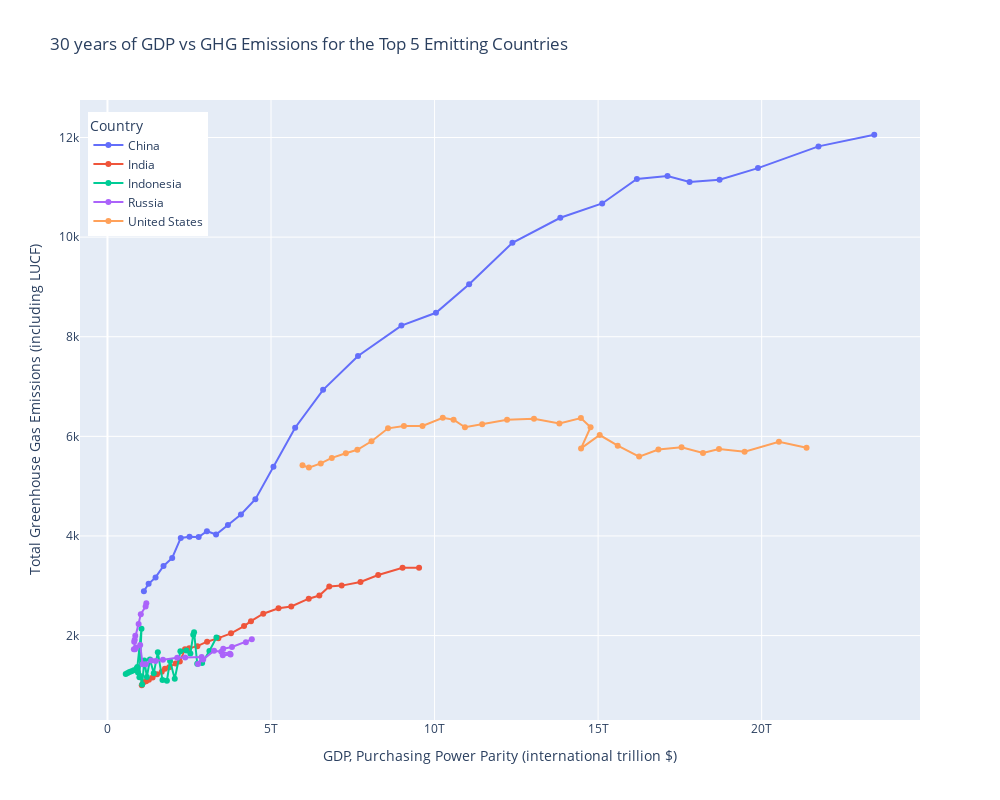

The code cell stored with this chart in its notebook:
### Code cell
fig = px.line(
    # Just show the top 5 in this plot
    plot_df[plot_df['country'].isin(ghg_top_5["country"])],
    x="gdp",
    y="ghg",
    hover_data=["gdp", "ghg", "country", "year"],
    color="country",
    markers=True,
    title="30 years of GDP vs GHG Emissions for the Top 5 Emitting Countries",
    labels={
        "gdp": "GDP, Purchasing Power Parity (international trillion $)",
        "ghg": "Total Greenhouse Gas Emissions (including LUCF)",
        "country": "Country",
    },
    width=1000,
    height=800,
)

fig.update_layout(legend={"yanchor": "top", "y": 0.98, "xanchor": "left", "x": 0.01})

fig.show()

### Figure 1 — Plotly figure (JSON) as saved in the notebook; plotly's stock layout.template omitted (floating-point values rounded to 4 significant figures)
{"data": [{"customdata": [["China", "1990"], ["China", "1991"], ["China", "1992"], ["China", "1993"], ["China", "1994"], ["China", "1995"], ["China", "1996"], ["China", "1997"], ["China", "1998"], ["China", "1999"], ["China", "2000"], ["China", "2001"], ["China", "2002"], ["China", "2003"], ["China", "2004"], ["China", "2005"], ["China", "2006"], ["China", "2007"], ["China", "2008"], ["China", "2009"], ["China", "2010"], ["China", "2011"], ["China", "2012"], ["China", "2013"], ["China", "2014"], ["China", "2015"], ["China", "2016"], ["China", "2017"], ["China", "2018"], ["China", "2019"]], "hovertemplate": "Country=%{customdata[0]}<br>GDP, Purchasing Power Parity (international trillion $)=%{x}<br>Total Greenhouse Gas Emissions (including LUCF)=%{y}<br>year=%{customdata[1]}<extra></extra>", "legendgroup": "China", "line": {"color": "#636efa", "dash": "solid"}, "marker": {"symbol": "circle"}, "mode": "lines+markers", "name": "China", "orientation": "v", "showlegend": true, "type": "scatter", "x": [1114000000000.0, 1258000000000.0, 1470000000000.0, 1714000000000.0, 1979000000000.0, 2242000000000.0, 2509000000000.0, 2788000000000.0, 3041000000000.0, 3320000000000.0, 3683000000000.0, 4080000000000.0, 4522000000000.0, 5075000000000.0, 5738000000000.0, 6592000000000.0, 7660000000000.0, 8987000000000.0, 10040000000000.0, 11060000000000.0, 12380164949406, 13840000000000.0, 15120000000000.0, 16190000000000.0, 17120000000000.0, 17800000000000.0, 18710000000000.0, 19890000000000.0, 21736535504587, 23440000000000.0], "xaxis": "x", "y": [2892.0, 3039.0, 3168.0, 3398.0, 3557.0, 3961.0, 3982.0, 3978.0, 4096.0, 4029.0, 4221.0, 4430.0, 4737.0, 5387.0, 6173.0, 6935.0, 7614.0, 8224.0, 8480.0, 9055.0, 9887.0, 10390.0, 10680.0, 11170.0, 11230.0, 11110.0, 11150.0, 11390.0, 11820.0, 12060.0], "yaxis": "y"}, {"customdata": [["India", "1990"], ["India", "1991"], ["India", "1992"], ["India", "1993"], ["India", "1994"], ["India", "1995"], ["India", "1996"], ["India", "1997"], ["India", "1998"], ["India", "1999"], ["India", "2000"], ["India", "2001"], ["India", "2002"], ["India", "2003"], ["India", "2004"], ["India", "2005"], ["India", "2006"], ["India", "2007"], ["India", "2008"], ["India", "2009"], ["India", "2010"], ["India", "2011"], ["India", "2012"], ["India", "2013"], ["India", "2014"], ["India", "2015"], ["India", "2016"], ["India", "2017"], ["India", "2018"], ["India", "2019"]], "hovertemplate": "Country=%{customdata[0]}<br>GDP, Purchasing Power Parity (international trillion $)=%{x}<br>Total Greenhouse Gas Emissions (including LUCF)=%{y}<br>year=%{customdata[1]}<extra></extra>", "legendgroup": "India", "line": {"color": "#EF553B", "dash": "solid"}, "marker": {"symbol": "circle"}, "mode": "lines+markers", "name": "India", "orientation": "v", "showlegend": true, "type": "scatter", "x": [1048000000000.0, 1095000000000.0, 1182000000000.0, 1267000000000.0, 1380000000000.0, 1516000000000.0, 1660000000000.0, 1757000000000.0, 1887000000000.0, 2083000000000.0, 2212000000000.0, 2371000000000.0, 2499000000000.0, 2749000000000.0, 3046000000000.0, 3391000000000.0, 3777000000000.0, 4176000000000.0, 4388000000000.0, 4763000000000.0, 5230000000000.0, 5618000000000.0, 6153000000000.0, 6478000000000.0, 6781000000000.0, 7160000000000.0, 7735000000000.0, 8277000000000.0, 9022000000000.0, 9526000000000.0], "xaxis": "x", "y": [1003.0, 1056.0, 1081.0, 1114.0, 1158.0, 1224.0, 1273.0, 1332.0, 1362.0, 1440.0, 1478.0, 1726.0, 1744.0, 1788.0, 1877.0, 1948.0, 2045.0, 2191.0, 2289.0, 2439.0, 2547.0, 2585.0, 2740.0, 2804.0, 2985.0, 3003.0, 3076.0, 3215.0, 3361.0, 3364.0], "yaxis": "y"}, {"customdata": [["Indonesia", "1990"], ["Indonesia", "1991"], ["Indonesia", "1992"], ["Indonesia", "1993"], ["Indonesia", "1994"], ["Indonesia", "1995"], ["Indonesia", "1996"], ["Indonesia", "1997"], ["Indonesia", "1998"], ["Indonesia", "1999"], ["Indonesia", "2000"], ["Indonesia", "2001"], ["Indonesia", "2002"], ["Indonesia", "2003"], ["Indonesia", "2004"], ["Indonesia", "2005"], ["Indonesia", "2006"], ["Indonesia", "2007"], ["Indonesia", "2008"], ["Indonesia", "2009"], ["Indonesia", "2010"], ["Indonesia", "2011"], ["Indonesia", "2012"], ["Indonesia", "2013"], ["Indonesia", "2014"], ["Indonesia", "2015"], ["Indonesia", "2016"], ["Indonesia", "2017"], ["Indonesia", "2018"], ["Indonesia", "2019"]], "hovertemplate": "Country=%{customdata[0]}<br>GDP, Purchasing Power Parity (international trillion $)=%{x}<br>Total Greenhouse Gas Emissions (including LUCF)=%{y}<br>year=%{customdata[1]}<extra></extra>", "legendgroup": "Indonesia", "line": {"color": "#00cc96", "dash": "solid"}, "marker": {"symbol": "circle"}, "mode": "lines+markers", "name": "Indonesia", "orientation": "v", "showlegend": true, "type": "scatter", "x": [559200000000.0, 617300000000.0, 672400000000.0, 733100000000.0, 805200000000.0, 889600000000.0, 976700000000.0, 1040000000000.0, 913900000000.0, 934100000000.0, 1002000000000.0, 1062000000000.0, 1127000000000.0, 1204000000000.0, 1299000000000.0, 1416000000000.0, 1540000000000.0, 1682000000000.0, 1817000000000.0, 1914000000000.0, 2057000000000.0, 2230000000000.0, 2413000000000.0, 2535000000000.0, 2622000000000.0, 2648000000000.0, 2745000000000.0, 2894000000000.0, 3117000000000.0, 3332000000000.0], "xaxis": "x", "y": [1227.0, 1246.0, 1267.0, 1282.0, 1303.0, 1339.0, 1164.0, 2135.0, 1367.0, 1259.0, 1190.0, 1018.0, 1501.0, 1168, 1518.0, 1245.0, 1664.0, 1107.0, 1094.0, 1487.0, 1132.0, 1683.0, 1702.0, 1638.0, 2016.0, 2068.0, 1434.0, 1447.0, 1692.0, 1960.0], "yaxis": "y"}, {"customdata": [["Russia", "1990"], ["Russia", "1991"], ["Russia", "1992"], ["Russia", "1993"], ["Russia", "1994"], ["Russia", "1995"], ["Russia", "1996"], ["Russia", "1997"], ["Russia", "1998"], ["Russia", "1999"], ["Russia", "2000"], ["Russia", "2001"], ["Russia", "2002"], ["Russia", "2003"], ["Russia", "2004"], ["Russia", "2005"], ["Russia", "2006"], ["Russia", "2007"], ["Russia", "2008"], ["Russia", "2009"], ["Russia", "2010"], ["Russia", "2011"], ["Russia", "2012"], ["Russia", "2013"], ["Russia", "2014"], ["Russia", "2015"], ["Russia", "2016"], ["Russia", "2017"], ["Russia", "2018"], ["Russia", "2019"]], "hovertemplate": "Country=%{customdata[0]}<br>GDP, Purchasing Power Parity (international trillion $)=%{x}<br>Total Greenhouse Gas Emissions (including LUCF)=%{y}<br>year=%{customdata[1]}<extra></extra>", "legendgroup": "Russia", "line": {"color": "#ab63fa", "dash": "solid"}, "marker": {"symbol": "circle"}, "mode": "lines+markers", "name": "Russia", "orientation": "v", "showlegend": true, "type": "scatter", "x": [1188000000000.0, 1166000000000.0, 1019000000000.0, 953000000000.0, 851000000000.0, 832900000000.0, 817500000000.0, 843100000000.0, 807000000000.0, 870700000000.0, 1001000000000.0, 1075000000000.0, 1168000000000.0, 1339000000000.0, 1473000000000.0, 1697000000000.0, 2133000000000.0, 2377000000000.0, 2878000000000.0, 2769000000000.0, 2927000000000.0, 3259000000000.0, 3480000000000.0, 3742000000000.0, 3764000000000.0, 3526000000000.0, 3539000000000.0, 3807000000000.0, 4232000000000.0, 4413000000000.0], "xaxis": "x", "y": [2648.0, 2585.0, 2428.0, 2234.0, 1996.0, 1918.0, 1875.0, 1723.0, 1725.0, 1760.0, 1813.0, 1423.0, 1422.0, 1499.0, 1491.0, 1514.0, 1554.0, 1560.0, 1570.0, 1427.0, 1522.0, 1694.0, 1675.0, 1633.0, 1622.0, 1603.0, 1734.0, 1770.0, 1868.0, 1925.0], "yaxis": "y"}, {"customdata": [["United States", "1990"], ["United States", "1991"], ["United States", "1992"], ["United States", "1993"], ["United States", "1994"], ["United States", "1995"], ["United States", "1996"], ["United States", "1997"], ["United States", "1998"], ["United States", "1999"], ["United States", "2000"], ["United States", "2001"], ["United States", "2002"], ["United States", "2003"], ["United States", "2004"], ["United States", "2005"], ["United States", "2006"], ["United States", "2007"], ["United States", "2008"], ["United States", "2009"], ["United States", "2010"], ["United States", "2011"], ["United States", "2012"], ["United States", "2013"], ["United States", "2014"], ["United States", "2015"], ["United States", "2016"], ["United States", "2017"], ["United States", "2018"], ["United States", "2019"]], "hovertemplate": "Country=%{customdata[0]}<br>GDP, Purchasing Power Parity (international trillion $)=%{x}<br>Total Greenhouse Gas Emissions (including LUCF)=%{y}<br>year=%{customdata[1]}<extra></extra>", "legendgroup": "United States", "line": {"color": "#FFA15A", "dash": "solid"}, "marker": {"symbol": "circle"}, "mode": "lines+markers", "name": "United States", "orientation": "v", "showlegend": true, "type": "scatter", "x": [5963144000000, 6158129000000, 6520327000000, 6858559000000, 7287236000000, 7639749000000, 8073122000000, 8577554457000, 9063000000000.0, 9631000000000.0, 10250947997000, 10581929774000, 10929112955000, 11456442041000, 12217193198000, 13039199193000, 13815586948000, 14474226905000, 14769857911000, 14478064934000, 15048964444000, 15599728123000, 16253972230000, 16843190993000, 17550680174000, 18206020741000, 18695110842000, 19480000000000.0, 20527156026000, 21372572437000], "xaxis": "x", "y": [5417.0, 5372.0, 5456.0, 5568.0, 5662.0, 5730.0, 5901, 6161.0, 6209.0, 6210.0, 6373.0, 6335.0, 6183.0, 6245.0, 6332.0, 6352.0, 6260.0, 6367.0, 6184.0, 5758.0, 6026.0, 5812.0, 5593.0, 5734.0, 5780.0, 5665.0, 5744.0, 5690.0, 5892.0, 5771], "yaxis": "y"}], "layout": {"height": 800, "legend": {"title": {"text": "Country"}, "tracegroupgap": 0, "x": 0.01, "xanchor": "left", "y": 0.98, "yanchor": "top"}, "title": {"text": "30 years of GDP vs GHG Emissions for the Top 5 Emitting Countries"}, "width": 1000, "xaxis": {"anchor": "y", "domain": [0, 1], "title": {"text": "GDP, Purchasing Power Parity (international trillion $)"}}, "yaxis": {"anchor": "x", "domain": [0, 1], "title": {"text": "Total Greenhouse Gas Emissions (including LUCF)"}}}}
